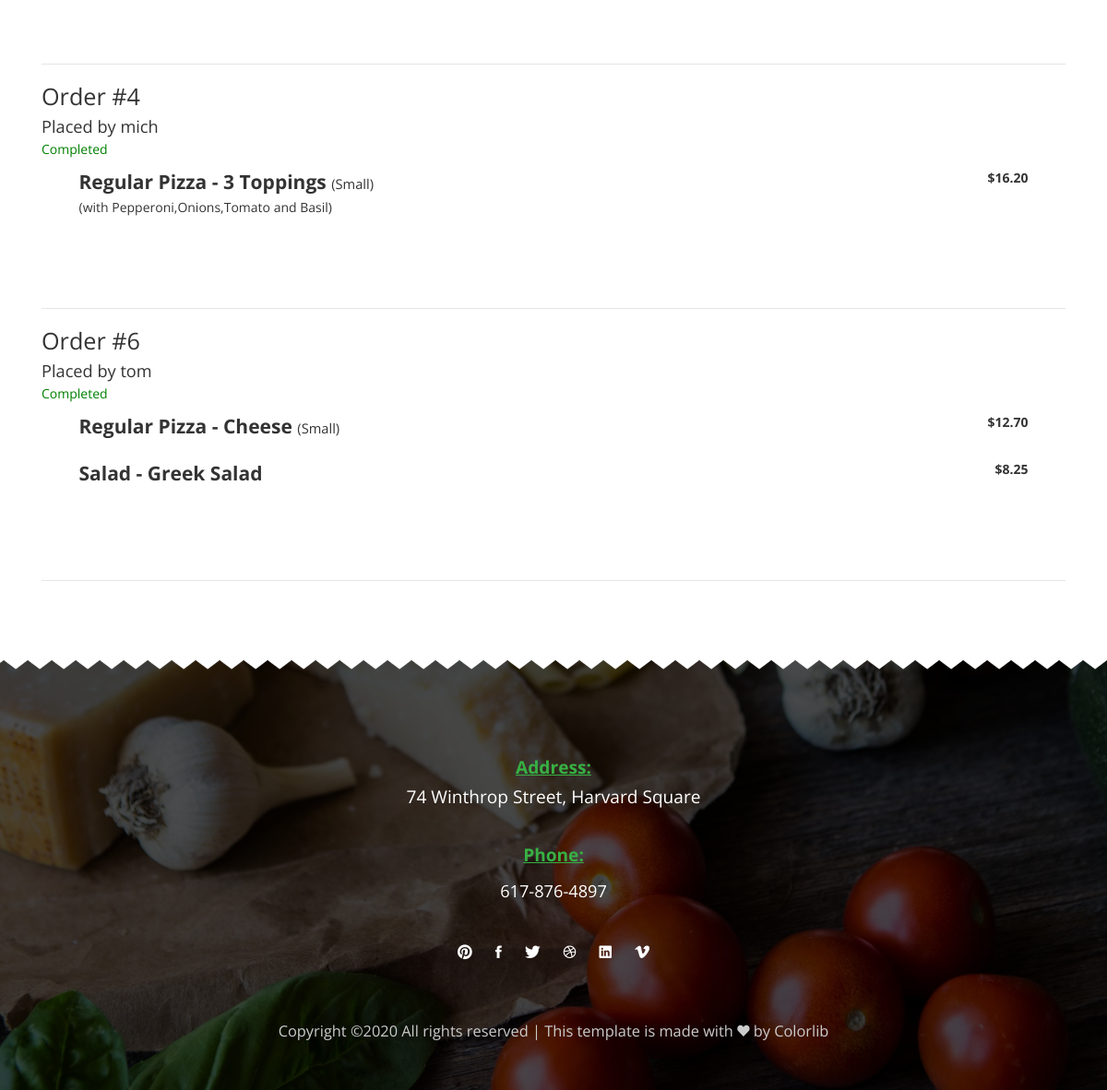
Before: /orders_list (signed in, lower part) with the older database file.
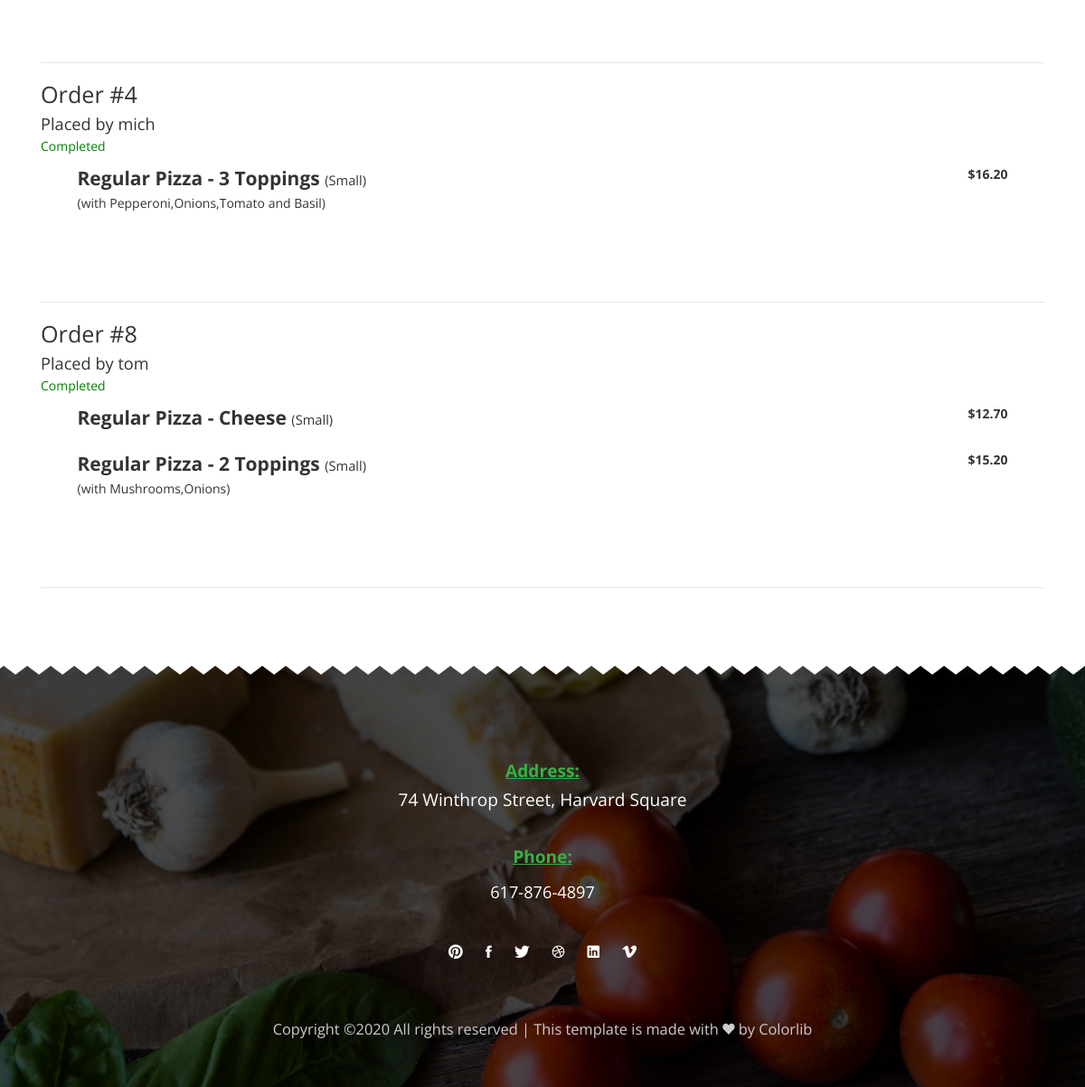
After: the same page with the newer database file.
### orders/models.py (models this page shows, shortened)
class ShoppingCartItem(models.Model):
    TYPES = (
        ('Regular Pizza', 'Regular Pizza'),
        ('Sicilian Pizza', 'Sicilian Pizza'),
        ('Topping', 'Topping'),
        ('Sub', 'Sub'),
        ('Addon', 'Addon'),
        ('Pasta', 'Pasta'),
        ('Salad', 'Salad'),
        ('Dinner Platter', 'Dinner Platter')
    )
    username = models.ForeignKey(User, on_delete=models.CASCADE)
    kind = models.CharField(max_length=30, choices=TYPES)
    name = models.CharField(max_length=50)
    size = models.CharField(max_length=5)
    toppings = models.CharField(max_length=100, null=True, blank=True)
    addons = models.CharField(max_length=100, null=True, blank=True)
    price = models.DecimalField(max_digits=5, decimal_places=2)
    purchased = models.BooleanField(default=False)
    order_id = models.ForeignKey(Order, on_delete=models.CASCADE, blank=True, null=True)

class Order(models.Model):
    username = models.ForeignKey(User, on_delete=models.CASCADE)
    completed = models.BooleanField(default=False)
    total_price = models.DecimalField(max_digits=5, decimal_places=2, default=0)
    def __str__(self):
        return f"#{self.id}"

### orders/views.py (the view)
# urls.py: path("orders_list", views.orders_list, name="orders_list"),
def orders_list(request):
    if not request.user.is_authenticated:
        return HttpResponseNotFound("<h1>Page not found</h1>")
    context = {}
    context['user'] = request.user
    all_order_items = []
    if request.user.is_staff:
        orders = Order.objects.all().order_by('completed')
    else:
        orders = Order.objects.filter(username=request.user).order_by('completed')
    context["orders"] = orders
    for order in orders:
        order_items = ShoppingCartItem.objects.filter(purchased=True, order_id=order)
        all_order_items.append(order_items)
    context['all_order_items'] = all_order_items
    return render(request, "orders/orders_list.html", context)

### orders/templates/orders/orders_list.html (shortened to what the changed rows need)
{% load static %}
<!DOCTYPE HTML>
<html lang="en">
<head>
        <link rel="stylesheet" href="{% static 'fonts/beyond_the_mountains-webfont.css' %}" type="text/css"/>
        <link href="{% static 'plugin-frameworks/bootstrap.min.css' %}" rel="stylesheet">
        <link href="{% static 'plugin-frameworks/swiper.css' %}" rel="stylesheet">
        <link href="{% static 'fonts/ionicons.css' %}" rel="stylesheet">
        <link href="{% static 'common/styles.css' %}" rel="stylesheet">
</head>
<body>
<section id="shopping-cart">
        <div class="container">
                {% if user.is_staff == True %}
                        {% for order_items in all_order_items %}
                        <div>
                                <form action="{% url 'completeOrder' %}" method="post">
                                {% for item in order_items %}
                                {% if forloop.counter0 == 0 %}
                                <div>
                                        <h4>Order {{ item.order_id }}</h4>
                                        <h5>Placed by {{ item.order_id.username }}</h5>
                                        <div style="padding-bottom: 10px;">
                                                {% if item.order_id.completed == False %}
                                                        <button class="btn btn-primary float-right">Complete order</button>
                                                {% else %}
                                                        <span style="color: green">Completed</span>
                                                {% endif %}
                                        </div>
                                </div>
                                {% endif %}
                                <div class="row" style="padding: 0% 5%; display: grid;">
                                        <div class="product-title" style="padding-bottom: 20px;">
                                                <div>
                                                        <span style="font-size: 1.5em; font-weight: bold;">{{ item.kind }} - {{ item.name }}
                                                        {% if item.kind != 'Salad' and item.kind != 'Pasta' %}
                                                        <span style="font-size: 0.7em; font-weight: normal;">({{ item.size }})</span>
                                                        {% endif %}
                                                        </span>
                                                        <b class="float-right">${{ item.price }}</b>
                                                </div>
                                                {% if item.toppings != "" %}
                                                <div>(with {{ item.toppings }})</div>
                                                {% endif %}
                                        </div>
                                </div>
                                {% endfor %}
                                </form>
                                <br><br><br><hr>
                        </div>
                        {% endfor %}
                {% endif %}
</section>
</body>
</html>

Changed rows visible on the page:
removed ShoppingCartItem: order_id "#6", order_id.username "tom", shows "Completed", kind "Regular Pizza", name "Cheese", size "Small", price "12.70"
removed ShoppingCartItem: kind "Salad", name "Greek Salad", price "8.25"
added ShoppingCartItem: order_id "#8", order_id.username "tom", shows "Completed", kind "Regular Pizza", name "Cheese", size "Small", price "12.70"
added ShoppingCartItem: kind "Regular Pizza", name "2 Toppings", size "Small", price "15.20", toppings "Mushrooms,Onions"
